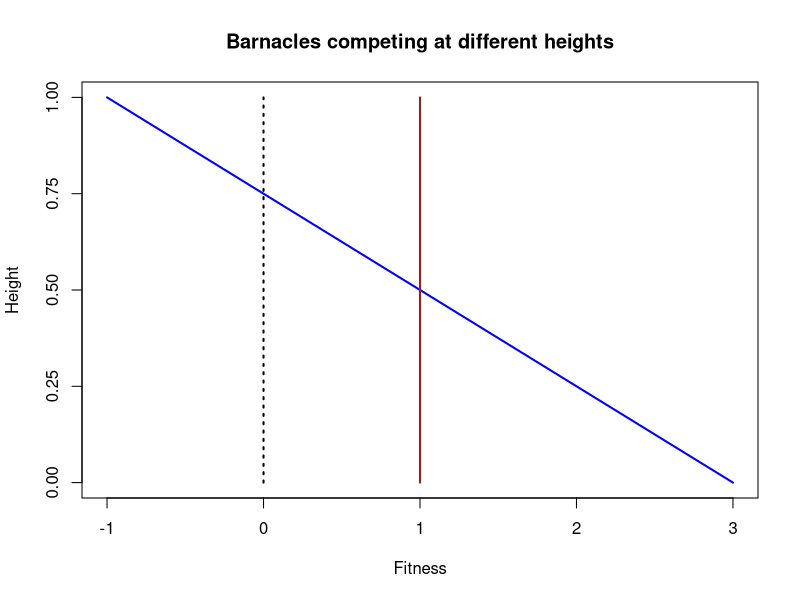
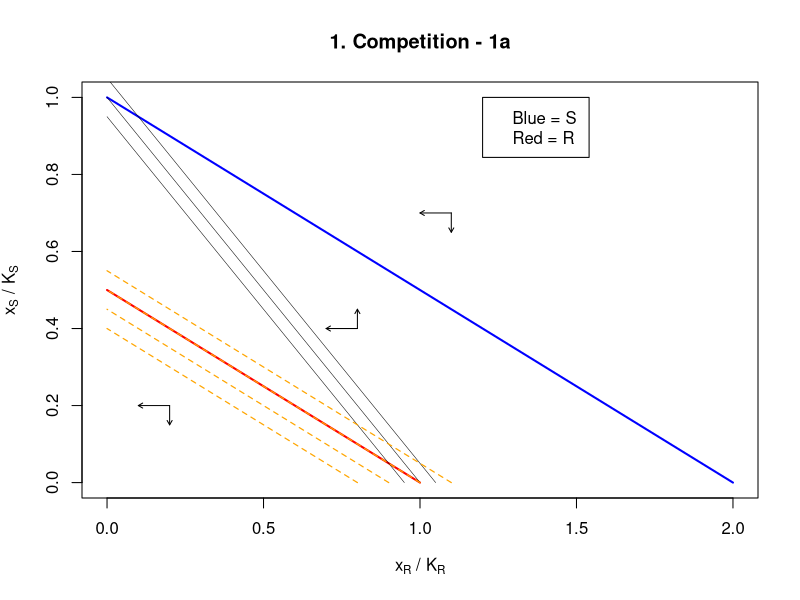
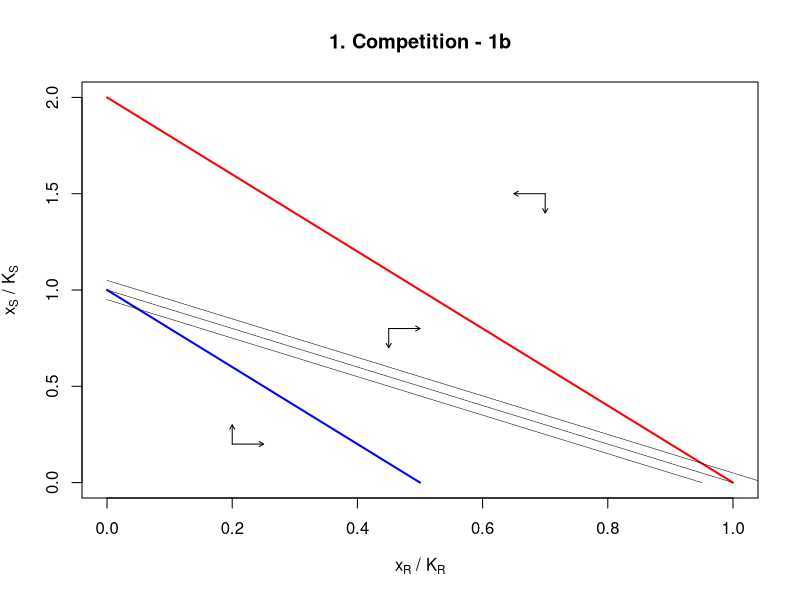
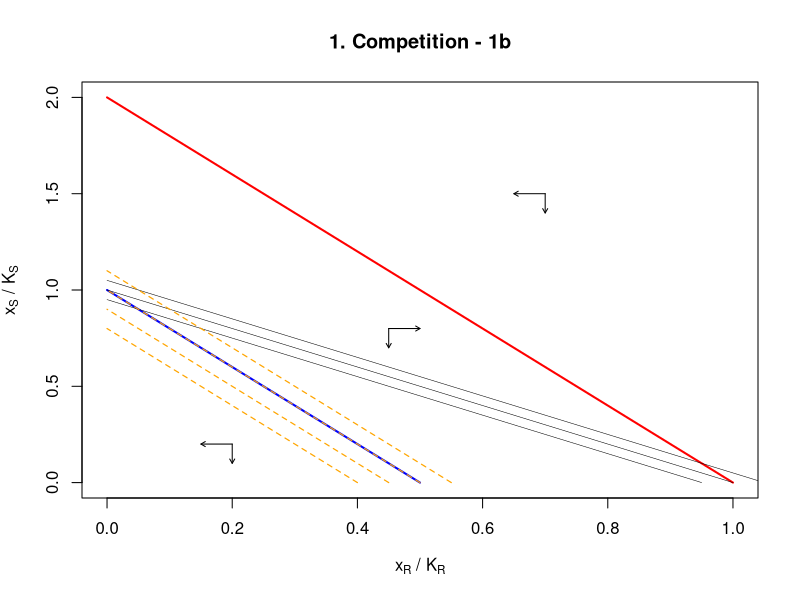
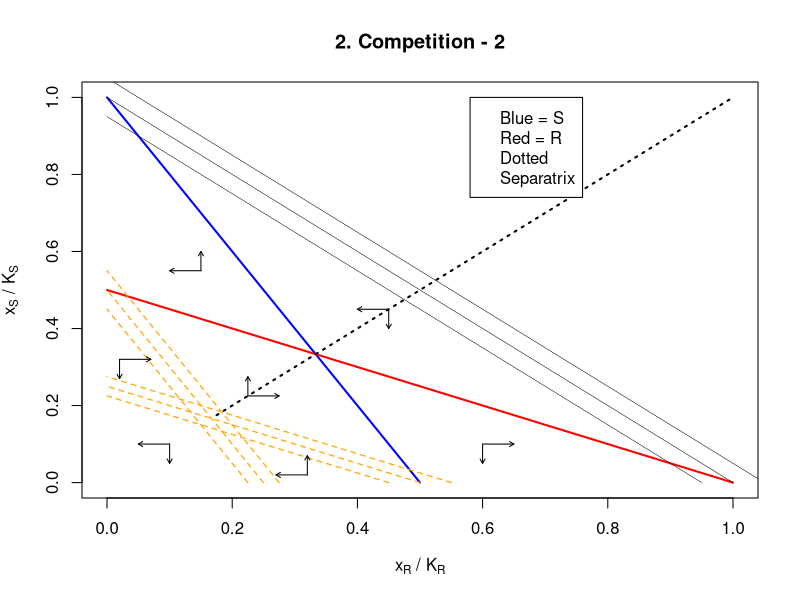
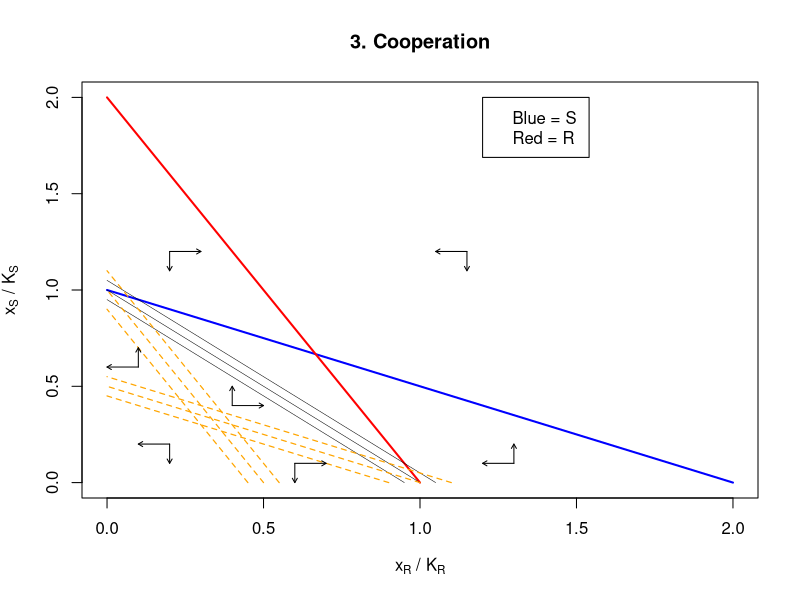
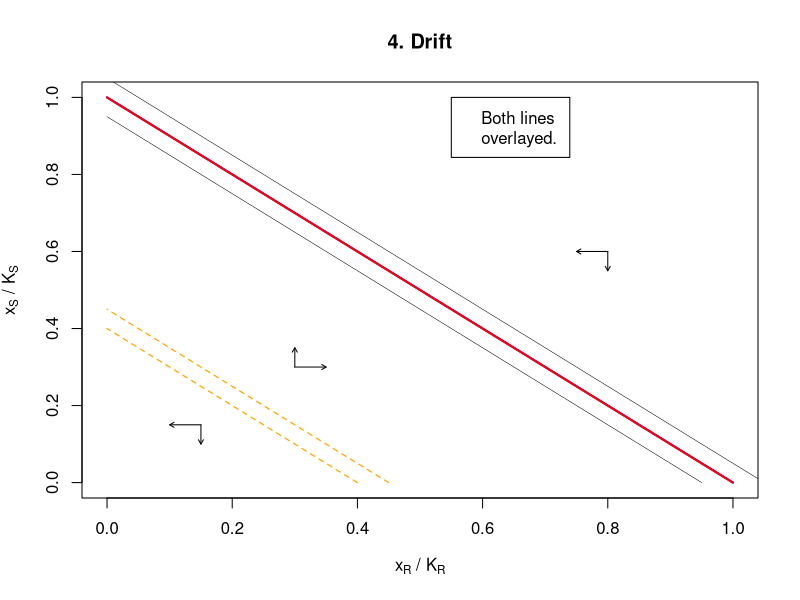
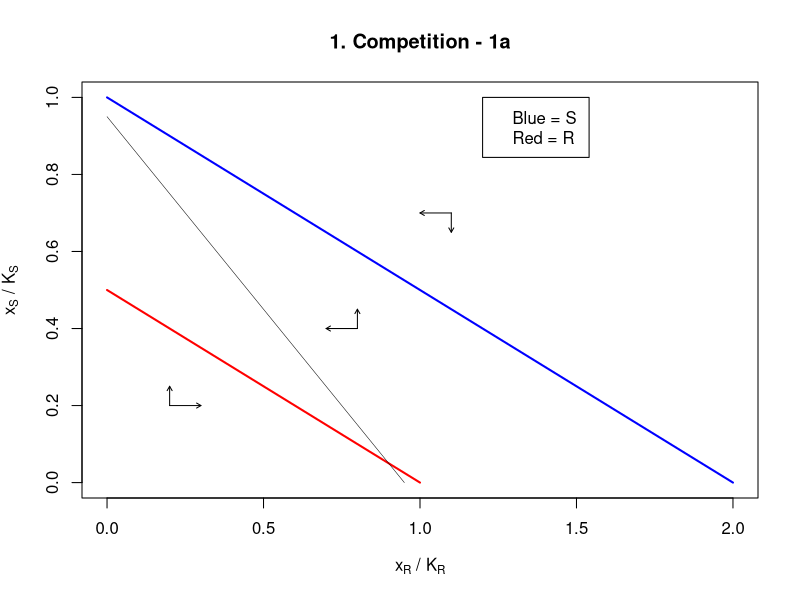

Write R code to recreate these figures, in order.
Blue=c(3,-1)
Brown=c(1,1)
Fitnessthreshold=c(0,0)
y=c(0,1)
plot(Blue,y,"l",ylab="Height",xlab="Fitness",ylim=c(0,1),col="Blue",lwd=2,yaxt='n',main='Barnacles competing at different heights')
axis(side=2, at=c(0,.25,.5,.75,1))
lines(Brown,y,"l",col="Brown4",lwd=2)
lines(Fitnessthreshold,y,"l",lty=3,lwd=2)

#Isoclines generic:
#

#Isoclines:
#Competition one:
Blue=c(2,0)
y1=c(0,1)
Red=c(1,0)
Orange=Red
y2=c(0,1/2)
plot(Blue,y1,"l",ylab=expression(paste("x" ["S"], " / K" ["S"])),xlab=expression(paste("x" ["R"], " / K" ["R"])),ylim=c(0,1),xlim=c(0,2),col="Blue",lwd=2,main='1. Competition - 1a')
#axis(side=2, at=c(0,.25,.5,.75,1))
lines(Red,y2,"l",col="Red",lwd=2)
lines(c(1,0),c(0,1),col="Black",lwd=.5)
lines(c(1.05,0),c(0,1.05),col="Black",lwd=.5)
lines(c(.95,0),c(0,.95),col="Black",lwd=.5)
lines(c(1.1,0),c(0,.55),"l",col="Orange",lwd=1.2,lty="dashed")
lines(c(1,0),c(0,.5),"l",col="Orange",lwd=1.2,lty="dashed")
lines(c(.9,0),c(0,.45),"l",col="Orange",lwd=1.2,lty="dashed")
lines(c(.8,0),c(0,.4),"l",col="Orange",lwd=1.2,lty="dashed")
legend(x=1.2,y=1,legend=c("Blue = S ","Red = R "))
#red=resistant, blue=sensitive.
#Arrows:
arrows(1.1, .7, 1.1, .65, length = 0.05, angle = 30,
       code = 2, col = par("fg"), lty = par("lty"),
       lwd = par("lwd"))
arrows(1.1, .7, 1, .7, length = 0.05, angle = 30,
       code = 2, col = par("fg"), lty = par("lty"),
       lwd = par("lwd"))
arrows(.8, .4, .8, .45, length = 0.05, angle = 30,
       code = 2, col = par("fg"), lty = par("lty"),
       lwd = par("lwd"))
arrows(.8, .4, .7, .4, length = 0.05, angle = 30,
       code = 2, col = par("fg"), lty = par("lty"),
       lwd = par("lwd"))
arrows(.2, .2, .2, .15, length = 0.05, angle = 30,
       code = 2, col = par("fg"), lty = par("lty"),
       lwd = par("lwd"))
arrows(.2, .2, .1, .2, length = 0.05, angle = 30,
       code = 2, col = par("fg"), lty = par("lty"),
       lwd = par("lwd"))

#Competition one B:
Red=c(1,0)
y1=c(0,1)
Blue=c(1/2,0)
#Orange=Blue
y2=c(0,2)
plot(Blue,y1,"l",ylab=expression(paste("x" ["S"], " / K" ["S"])),xlab=expression(paste("x" ["R"], " / K" ["R"])),ylim=c(0,2),xlim=c(0,1),col="Blue",lwd=2,main='1. Competition - 1b')
#axis(side=2, at=c(0,.25,.5,.75,1))
lines(Red,y2,"l",col="Red",lwd=2)
lines(c(1,0),c(0,1),col="Black",lwd=.5)
lines(c(1.05,0),c(0,1.05),col="Black",lwd=.5)
lines(c(.95,0),c(0,.95),col="Black",lwd=.5)
#lines(c(1.1,0),c(0,.55),"l",col="Orange",lwd=1.2,lty="dashed")
#lines(c(1,0),c(0,.5),"l",col="Orange",lwd=1.2,lty="dashed")
#lines(c(.9,0),c(0,.45),"l",col="Orange",lwd=1.2,lty="dashed")
#lines(c(.8,0),c(0,.4),"l",col="Orange",lwd=1.2,lty="dashed")
legend(x=1.2,y=1,legend=c("Blue = S ","Red = R "))
#red=resistant, blue=sensitive.
#Arrows:
arrows(.2, .2, .2, .3, length = 0.05, angle = 30,
       code = 2, col = par("fg"), lty = par("lty"),
       lwd = par("lwd"))
arrows(.2, .2, .25, .2, length = 0.05, angle = 30,
       code = 2, col = par("fg"), lty = par("lty"),
       lwd = par("lwd"))
arrows(.7, 1.5, .7, 1.4, length = 0.05, angle = 30,
       code = 2, col = par("fg"), lty = par("lty"),
       lwd = par("lwd"))
arrows(.7, 1.5, .65, 1.5, length = 0.05, angle = 30,
       code = 2, col = par("fg"), lty = par("lty"),
       lwd = par("lwd"))
arrows(.45, .8, .45, .7, length = 0.05, angle = 30,
       code = 2, col = par("fg"), lty = par("lty"),
       lwd = par("lwd"))
arrows(.45, .8, .5, .8, length = 0.05, angle = 30,
       code = 2, col = par("fg"), lty = par("lty"),
       lwd = par("lwd"))
#arrows(.2, .2, .2, .15, length = 0.05, angle = 30,
#       code = 2, col = par("fg"), lty = par("lty"),
#       lwd = par("lwd"))
#arrows(.2, .2, .1, .2, length = 0.05, angle = 30,
#       code = 2, col = par("fg"), lty = par("lty"),
#       lwd = par("lwd"))

#Competition one B - Allee:
Red=c(1,0)
y1=c(0,1)
Blue=c(1/2,0)
Orange=Blue
y2=c(0,2)
plot(Blue,y1,"l",ylab=expression(paste("x" ["S"], " / K" ["S"])),xlab=expression(paste("x" ["R"], " / K" ["R"])),ylim=c(0,2),xlim=c(0,1),col="Blue",lwd=2,main='1. Competition - 1b')
#axis(side=2, at=c(0,.25,.5,.75,1))
lines(Red,y2,"l",col="Red",lwd=2)
lines(c(1,0),c(0,1),col="Black",lwd=.5)
lines(c(1.05,0),c(0,1.05),col="Black",lwd=.5)
lines(c(.95,0),c(0,.95),col="Black",lwd=.5)
lines(c(.55,0),c(0,1.1),"l",col="Orange",lwd=1.2,lty="dashed")
lines(c(.5,0),c(0,1),"l",col="Orange",lwd=1.2,lty="dashed")
lines(c(.45,0),c(0,.9),"l",col="Orange",lwd=1.2,lty="dashed")
lines(c(.4,0),c(0,.8),"l",col="Orange",lwd=1.2,lty="dashed")
legend(x=1.2,y=1,legend=c("Blue = S ","Red = R "))
#red=resistant, blue=sensitive.
#Arrows:
#arrows(.2, .2, .2, .3, length = 0.05, angle = 30,
#       code = 2, col = par("fg"), lty = par("lty"),
#       lwd = par("lwd"))
#arrows(.2, .2, .25, .2, length = 0.05, angle = 30,
#       code = 2, col = par("fg"), lty = par("lty"),
#       lwd = par("lwd"))
arrows(.7, 1.5, .7, 1.4, length = 0.05, angle = 30,
       code = 2, col = par("fg"), lty = par("lty"),
       lwd = par("lwd"))
arrows(.7, 1.5, .65, 1.5, length = 0.05, angle = 30,
       code = 2, col = par("fg"), lty = par("lty"),
       lwd = par("lwd"))
arrows(.45, .8, .45, .7, length = 0.05, angle = 30,
       code = 2, col = par("fg"), lty = par("lty"),
       lwd = par("lwd"))
arrows(.45, .8, .5, .8, length = 0.05, angle = 30,
       code = 2, col = par("fg"), lty = par("lty"),
       lwd = par("lwd"))
arrows(.2, .2, .2, .1, length = 0.05, angle = 30,
       code = 2, col = par("fg"), lty = par("lty"),
       lwd = par("lwd"))
arrows(.2, .2, .15, .2, length = 0.05, angle = 30,
       code = 2, col = par("fg"), lty = par("lty"),
       lwd = par("lwd"))


#Competition two:
Blue=c(1/2,0)
y1=c(0,1)
Red=c(1,0)
y2=c(0,1/2)
plot(Blue,y1,"l",ylab=expression(paste("x" ["S"], " / K" ["S"])),xlab=expression(paste("x" ["R"], " / K" ["R"])),ylim=c(0,1),xlim=c(0,1),col="Blue",lwd=2,main='2. Competition - 2')
#axis(side=2, at=c(0,.25,.5,.75,1))
lines(Red,y2,"l",col="Red",lwd=2)
lines(c(1,0),c(0,1),col="Black",lwd=.5)
lines(c(1.05,0),c(0,1.05),col="Black",lwd=.5)
lines(c(.95,0),c(0,.95),col="Black",lwd=.5)
lines(c(.25,0),c(0,.5),col="Orange",lwd=1.2,lty="dashed")
lines(c(.275,0),c(0,.55),col="Orange",lwd=1.2,lty="dashed")
lines(c(.225,0),c(0,.45),col="Orange",lwd=1.2,lty="dashed")
lines(c(.5,0),c(0,.25),col="Orange",lwd=1.2,lty="dashed")
lines(c(.55,0),c(0,.275),col="Orange",lwd=1.2,lty="dashed")
lines(c(.45,0),c(0,.225),col="Orange",lwd=1.2,lty="dashed")
Dotted=c(0.175,1)
y3=c(0.175,1)
lines(Dotted,y3,"l",lty=3,lwd=2)
Dotted2=c(0,.33)
#y4=c(0.33,0)
#lines(Dotted2,y4,"l",lty=3,lwd=2)
#curve(Dotted2).....
legend(x=0.58,y=1,legend=c("Blue = S","Red = R","Dotted","Separatrix"))
#red=resistant, blue=sensitive.
#Arrows:
arrows(.225, .225, .225, .275, length = 0.05, angle = 30,
       code = 2, col = par("fg"), lty = par("lty"),
       lwd = par("lwd"))
arrows(.225, .225, .275, .225, length = 0.05, angle = 30,
       code = 2, col = par("fg"), lty = par("lty"),
       lwd = par("lwd"))
arrows(.45, .45, .45, .4, length = 0.05, angle = 30,
       code = 2, col = par("fg"), lty = par("lty"),
       lwd = par("lwd"))
arrows(.45, .45, .4, .45, length = 0.05, angle = 30,
       code = 2, col = par("fg"), lty = par("lty"),
       lwd = par("lwd"))
arrows(.15, .55, .15, .6, length = 0.05, angle = 30,
       code = 2, col = par("fg"), lty = par("lty"),
       lwd = par("lwd"))
arrows(.15, .55, .1, .55, length = 0.05, angle = 30,
       code = 2, col = par("fg"), lty = par("lty"),
       lwd = par("lwd"))
arrows(.6, .1, .65, .1, length = 0.05, angle = 30,
       code = 2, col = par("fg"), lty = par("lty"),
       lwd = par("lwd"))
arrows(.6, .1, .6, .05, length = 0.05, angle = 30,
       code = 2, col = par("fg"), lty = par("lty"),
       lwd = par("lwd"))
arrows(.1, .1, .05, .1, length = 0.05, angle = 30,
       code = 2, col = par("fg"), lty = par("lty"),
       lwd = par("lwd"))
arrows(.1, .1, .1, .05, length = 0.05, angle = 30,
       code = 2, col = par("fg"), lty = par("lty"),
       lwd = par("lwd"))
#Effect is extra purification!.
arrows(.32, .02, .32, .07, length = 0.05, angle = 30,
       code = 2, col = par("fg"), lty = par("lty"),
       lwd = par("lwd"))
arrows(.32, .02, .27, .02, length = 0.05, angle = 30,
       code = 2, col = par("fg"), lty = par("lty"),
       lwd = par("lwd"))
arrows(.02, .32, .07, .32, length = 0.05, angle = 30,
       code = 2, col = par("fg"), lty = par("lty"),
       lwd = par("lwd"))
arrows(.02, .32, .02, .27, length = 0.05, angle = 30,
       code = 2, col = par("fg"), lty = par("lty"),
       lwd = par("lwd"))


#Cooperation:
Blue=c(2,0)
y1=c(0,1)
Red=c(1,0)
y2=c(0,2)
plot(Blue,y1,"l",ylab=expression(paste("x" ["S"], " / K" ["S"])),xlab=expression(paste("x" ["R"], " / K" ["R"])),ylim=c(0,2),xlim=c(0,2),col="Blue",lwd=2,main='3. Cooperation')
#axis(side=2, at=c(0,.25,.5,.75,1))
lines(Red,y2,"l",col="Red",lwd=2)
lines(c(1,0),c(0,1),col="Black",lwd=.5)
lines(c(1.05,0),c(0,1.05),col="Black",lwd=.5)
lines(c(.95,0),c(0,.95),col="Black",lwd=.5)
legend(x=1.2,y=2,legend=c("Blue = S ","Red = R "))
#red=resistant, blue=sensitive.
#Orange dotted:
lines(c(.5,0),c(0,1),col="Orange",lwd=1.2,lty="dashed")
lines(c(.55,0),c(0,1.1),col="Orange",lwd=1.2,lty="dashed")
lines(c(.45,0),c(0,.9),col="Orange",lwd=1.2,lty="dashed")
lines(c(1,0),c(0,.5),col="Orange",lwd=1.2,lty="dashed")
lines(c(1.1,0),c(0,.55),col="Orange",lwd=1.2,lty="dashed")
lines(c(.9,0),c(0,.45),col="Orange",lwd=1.2,lty="dashed")
#Arrows:
arrows(.4, .4, .5, .4, length = 0.05, angle = 30,
       code = 2, col = par("fg"), lty = par("lty"),
       lwd = par("lwd"))
arrows(.4, .4, .4, .5, length = 0.05, angle = 30,
       code = 2, col = par("fg"), lty = par("lty"),
       lwd = par("lwd"))
arrows(1.15, 1.2, 1.05, 1.2, length = 0.05, angle = 30,
       code = 2, col = par("fg"), lty = par("lty"),
       lwd = par("lwd"))
arrows(1.15, 1.2, 1.15, 1.1, length = 0.05, angle = 30,
       code = 2, col = par("fg"), lty = par("lty"),
       lwd = par("lwd"))
arrows(.2, 1.2, .3, 1.2, length = 0.05, angle = 30,
       code = 2, col = par("fg"), lty = par("lty"),
       lwd = par("lwd"))
arrows(.2, 1.2, .2, 1.1, length = 0.05, angle = 30,
       code = 2, col = par("fg"), lty = par("lty"),
       lwd = par("lwd"))
arrows(1.3, .1, 1.3, .2, length = 0.05, angle = 30,
       code = 2, col = par("fg"), lty = par("lty"),
       lwd = par("lwd"))
arrows(1.3, .1, 1.2, .1, length = 0.05, angle = 30,
       code = 2, col = par("fg"), lty = par("lty"),
       lwd = par("lwd"))
##
arrows(.2, .2, .1, .2, length = 0.05, angle = 30,
       code = 2, col = par("fg"), lty = par("lty"),
       lwd = par("lwd"))
arrows(.2, .2, .2, .1, length = 0.05, angle = 30,
       code = 2, col = par("fg"), lty = par("lty"),
       lwd = par("lwd"))
arrows(.6, .1, .7, .1, length = 0.05, angle = 30,
       code = 2, col = par("fg"), lty = par("lty"),
       lwd = par("lwd"))
arrows(.6, .1, .6, .0, length = 0.05, angle = 30,
       code = 2, col = par("fg"), lty = par("lty"),
       lwd = par("lwd"))
arrows(.1, .6, .1, .7, length = 0.05, angle = 30,
       code = 2, col = par("fg"), lty = par("lty"),
       lwd = par("lwd"))
arrows(.1, .6, 0, .6, length = 0.05, angle = 30,
       code = 2, col = par("fg"), lty = par("lty"),
       lwd = par("lwd"))

##

#Drift:
Blue=c(1,0)
y1=c(0,1)
Red=c(1,0)
y2=c(0,1)
plot(Blue,y1,"l",ylab=expression(paste("x" ["S"], " / K" ["S"])),xlab=expression(paste("x" ["R"], " / K" ["R"])),ylim=c(0,1),xlim=c(0,1),col="Blue",lwd=2,main='4. Drift') #Introduce transparancy.
#axis(side=2, at=c(0,.25,.5,.75,1))
lines(Red,y2,"l",col="Red",lwd=2)
#lines(c(1,0),c(0,1),col="Black",lwd=.5)
lines(c(1.05,0),c(0,1.05),col="Black",lwd=.5)
lines(c(.95,0),c(0,.95),col="Black",lwd=.5)
legend(x=0.55,y=1,legend=c("Both lines ","overlayed. "))
#red=resistant, blue=sensitive.
#Arrows:
arrows(.3, .3, .3, .35, length = 0.05, angle = 30,
       code = 2, col = par("fg"), lty = par("lty"),
       lwd = par("lwd"))
arrows(.3, .3, .35, .3, length = 0.05, angle = 30,
       code = 2, col = par("fg"), lty = par("lty"),
       lwd = par("lwd"))
arrows(.8, .6, .8, .55, length = 0.05, angle = 30,
       code = 2, col = par("fg"), lty = par("lty"),
       lwd = par("lwd"))
arrows(.8, .6, .75, .6, length = 0.05, angle = 30,
       code = 2, col = par("fg"), lty = par("lty"),
       lwd = par("lwd"))
#
lines(c(.4,0),c(0,.4),col="Orange",lwd=1.2,lty="dashed")
lines(c(.45,0),c(0,.45),col="Orange",lwd=1.2,lty="dashed")
#
arrows(.15, .15, .15, .1, length = 0.05, angle = 30,
       code = 2, col = par("fg"), lty = par("lty"),
       lwd = par("lwd"))
arrows(.15, .15, .1, .15, length = 0.05, angle = 30,
       code = 2, col = par("fg"), lty = par("lty"),
       lwd = par("lwd"))

#Now I have to insert arrow pairs per region and K_s/alpha_xy on the axes!.

##Illustrative examples 1-9
#----#
##IE1:
#Competition one:
Blue=c(2,0)
y1=c(0,1)
Red=c(1,0)
Orange=Red
y2=c(0,1/2)
plot(Blue,y1,"l",ylab=expression(paste("x" ["S"], " / K" ["S"])),xlab=expression(paste("x" ["R"], " / K" ["R"])),ylim=c(0,1),xlim=c(0,2),col="Blue",lwd=2,main='1. Competition - 1a')
#axis(side=2, at=c(0,.25,.5,.75,1))
lines(Red,y2,"l",col="Red",lwd=2)
#lines(c(1,0),c(0,1),col="Black",lwd=.5)
#lines(c(1.05,0),c(0,1.05),col="Black",lwd=.5)
lines(c(.95,0),c(0,.95),col="Black",lwd=.5)
#lines(c(1.1,0),c(0,.55),"l",col="Orange",lwd=1.2,lty="dashed")
#lines(c(1,0),c(0,.5),"l",col="Orange",lwd=1.2,lty="dashed")
#lines(c(.9,0),c(0,.45),"l",col="Orange",lwd=1.2,lty="dashed")
#lines(c(.8,0),c(0,.4),"l",col="Orange",lwd=1.2,lty="dashed")
legend(x=1.2,y=1,legend=c("Blue = S ","Red = R "))
#red=resistant, blue=sensitive.
#Arrows:
arrows(1.1, .7, 1.1, .65, length = 0.05, angle = 30,
       code = 2, col = par("fg"), lty = par("lty"),
       lwd = par("lwd"))
arrows(1.1, .7, 1, .7, length = 0.05, angle = 30,
       code = 2, col = par("fg"), lty = par("lty"),
       lwd = par("lwd"))
arrows(.8, .4, .8, .45, length = 0.05, angle = 30,
       code = 2, col = par("fg"), lty = par("lty"),
       lwd = par("lwd"))
arrows(.8, .4, .7, .4, length = 0.05, angle = 30,
       code = 2, col = par("fg"), lty = par("lty"),
       lwd = par("lwd"))
arrows(.2, .2, .2, .25, length = 0.05, angle = 30,
       code = 2, col = par("fg"), lty = par("lty"),
       lwd = par("lwd"))
arrows(.2, .2, .3, .2, length = 0.05, angle = 30,
       code = 2, col = par("fg"), lty = par("lty"),
       lwd = par("lwd"))
#Insert the dynamics, and lethal parts!

#----#
##IE2:
#Competition two:
Blue=c(.6,0)
y1=c(0,1)
Red=c(1,0)
y2=c(0,.4)
plot(Blue,y1,"l",ylab=expression(paste("x" ["S"], " / K" ["S"])),xlab=expression(paste("x" ["R"], " / K" ["R"])),ylim=c(0,1),xlim=c(0,1),col="Blue",lwd=2,main='2. Competition - 2')
#axis(side=2, at=c(0,.25,.5,.75,1))
lines(Red,y2,"l",col="Red",lwd=2)
lines(c(.95,0),c(0,.95),col="Black",lwd=.5)
Dotted=c(0,1)
y3=c(0,.45)
lines(Dotted,y3,"l",lty=3,lwd=2)
legend(x=0.58,y=1,legend=c("Blue = S","Red = R","Dotted","Separatrix"))
#red=resistant, blue=sensitive.
#Arrows:
arrows(.22, .1, .22, .15, length = 0.05, angle = 30,
       code = 2, col = par("fg"), lty = par("lty"),
       lwd = par("lwd"))
arrows(.22, .1, .27, .1, length = 0.05, angle = 30,
       code = 2, col = par("fg"), lty = par("lty"),
       lwd = par("lwd"))
arrows(.92, .42, .92, .37, length = 0.05, angle = 30,
       code = 2, col = par("fg"), lty = par("lty"),
       lwd = par("lwd"))
arrows(.92, .42, .87, .42, length = 0.05, angle = 30,
       code = 2, col = par("fg"), lty = par("lty"),
       lwd = par("lwd"))
arrows(.15, .55, .15, .6, length = 0.05, angle = 30,
       code = 2, col = par("fg"), lty = par("lty"),
       lwd = par("lwd"))
arrows(.15, .55, .1, .55, length = 0.05, angle = 30,
       code = 2, col = par("fg"), lty = par("lty"),
       lwd = par("lwd"))
arrows(.6, .1, .65, .1, length = 0.05, angle = 30,
       code = 2, col = par("fg"), lty = par("lty"),
       lwd = par("lwd"))
arrows(.6, .1, .6, .05, length = 0.05, angle = 30,
       code = 2, col = par("fg"), lty = par("lty"),
       lwd = par("lwd"))
#Insert the dynamics, and lower type R's BoA!

#----#
#IE3:
#Competition one:
Blue=c(2,0)
y1=c(0,1)
Red=c(1,0)
Orange=Red
y2=c(0,1/2)
plot(Blue,y1,"l",ylab=expression(paste("x" ["S"], " / K" ["S"])),xlab=expression(paste("x" ["R"], " / K" ["R"])),ylim=c(0,1),xlim=c(0,2),col="Blue",lwd=2,main='1. Competition - 1a')
#axis(side=2, at=c(0,.25,.5,.75,1))
lines(Red,y2,"l",col="Red",lwd=2)
#lines(c(1,0),c(0,1),col="Black",lwd=.5)
#lines(c(1.05,0),c(0,1.05),col="Black",lwd=.5)
lines(c(.95,0),c(0,.95),col="Black",lwd=.5)
#lines(c(1.1,0),c(0,.55),"l",col="Orange",lwd=1.2,lty="dashed")
#lines(c(1,0),c(0,.5),"l",col="Orange",lwd=1.2,lty="dashed")
#lines(c(.9,0),c(0,.45),"l",col="Orange",lwd=1.2,lty="dashed")
lines(c(.8,0),c(0,.4),"l",col="Orange",lwd=1.2,lty="dashed")
legend(x=1.2,y=1,legend=c("Blue = S ","Red = R "))
#red=resistant, blue=sensitive.
#Arrows:
arrows(1.1, .7, 1.1, .65, length = 0.05, angle = 30,
       code = 2, col = par("fg"), lty = par("lty"),
       lwd = par("lwd"))
arrows(1.1, .7, 1, .7, length = 0.05, angle = 30,
       code = 2, col = par("fg"), lty = par("lty"),
       lwd = par("lwd"))
arrows(.8, .4, .8, .45, length = 0.05, angle = 30,
       code = 2, col = par("fg"), lty = par("lty"),
       lwd = par("lwd"))
arrows(.8, .4, .7, .4, length = 0.05, angle = 30,
       code = 2, col = par("fg"), lty = par("lty"),
       lwd = par("lwd"))
arrows(.2, .2, .2, .15, length = 0.05, angle = 30,
       code = 2, col = par("fg"), lty = par("lty"),
       lwd = par("lwd"))
arrows(.2, .2, .3, .2, length = 0.05, angle = 30,
       code = 2, col = par("fg"), lty = par("lty"),
       lwd = par("lwd"))

#----#
#IE4:
#Competition two:
Blue=c(.6,0)
y1=c(0,1)
Red=c(1,0)
y2=c(0,.4)
plot(Blue,y1,"l",ylab=expression(paste("x" ["S"], " / K" ["S"])),xlab=expression(paste("x" ["R"], " / K" ["R"])),ylim=c(0,1),xlim=c(0,1),col="Blue",lwd=2,main='2. Competition - 2')
#axis(side=2, at=c(0,.25,.5,.75,1))
lines(Red,y2,"l",col="Red",lwd=2)
lines(c(.6,0),c(0,.6),col="Black",lwd=.5)
Dotted=c(0,1)
y3=c(0,.45)
lines(Dotted,y3,"l",lty=3,lwd=2)
legend(x=0.58,y=1,legend=c("Blue = S","Red = R","Dotted","Separatrix"))
#red=resistant, blue=sensitive.
#Arrows:
arrows(.22, .1, .22, .15, length = 0.05, angle = 30,
       code = 2, col = par("fg"), lty = par("lty"),
       lwd = par("lwd"))
arrows(.22, .1, .27, .1, length = 0.05, angle = 30,
       code = 2, col = par("fg"), lty = par("lty"),
       lwd = par("lwd"))
arrows(.92, .42, .92, .37, length = 0.05, angle = 30,
       code = 2, col = par("fg"), lty = par("lty"),
       lwd = par("lwd"))
arrows(.92, .42, .87, .42, length = 0.05, angle = 30,
       code = 2, col = par("fg"), lty = par("lty"),
       lwd = par("lwd"))
arrows(.15, .55, .15, .6, length = 0.05, angle = 30,
       code = 2, col = par("fg"), lty = par("lty"),
       lwd = par("lwd"))
arrows(.15, .55, .1, .55, length = 0.05, angle = 30,
       code = 2, col = par("fg"), lty = par("lty"),
       lwd = par("lwd"))
arrows(.6, .1, .65, .1, length = 0.05, angle = 30,
       code = 2, col = par("fg"), lty = par("lty"),
       lwd = par("lwd"))
arrows(.6, .1, .6, .05, length = 0.05, angle = 30,
       code = 2, col = par("fg"), lty = par("lty"),
       lwd = par("lwd"))
#Insert the dynamics, and lower type R's BoA!

#----#
#IE5:
#Cooperation:
Blue=c(2,0)
y1=c(0,1)
Red=c(1,0)
y2=c(0,2)
plot(Blue,y1,"l",ylab=expression(paste("x" ["S"], " / K" ["S"])),xlab=expression(paste("x" ["R"], " / K" ["R"])),ylim=c(0,2),xlim=c(0,2),col="Blue",lwd=2,main='3. Cooperation')
#axis(side=2, at=c(0,.25,.5,.75,1))
lines(Red,y2,"l",col="Red",lwd=2)
legend(x=1.2,y=2,legend=c("Blue = S ","Red = R "))
lines(c(1.6,0),c(0,1.6),col="Black",lwd=.5)
#red=resistant, blue=sensitive.
#Arrows:
arrows(.3, .3, .4, .3, length = 0.05, angle = 30,
       code = 2, col = par("fg"), lty = par("lty"),
       lwd = par("lwd"))
arrows(.3, .3, .3, .4, length = 0.05, angle = 30,
       code = 2, col = par("fg"), lty = par("lty"),
       lwd = par("lwd"))
arrows(1.15, 1.2, 1.05, 1.2, length = 0.05, angle = 30,
       code = 2, col = par("fg"), lty = par("lty"),
       lwd = par("lwd"))
arrows(1.15, 1.2, 1.15, 1.1, length = 0.05, angle = 30,
       code = 2, col = par("fg"), lty = par("lty"),
       lwd = par("lwd"))
arrows(.2, 1.2, .3, 1.2, length = 0.05, angle = 30,
       code = 2, col = par("fg"), lty = par("lty"),
       lwd = par("lwd"))
arrows(.2, 1.2, .2, 1.1, length = 0.05, angle = 30,
       code = 2, col = par("fg"), lty = par("lty"),
       lwd = par("lwd"))
arrows(1.3, .1, 1.3, .2, length = 0.05, angle = 30,
       code = 2, col = par("fg"), lty = par("lty"),
       lwd = par("lwd"))
arrows(1.3, .1, 1.2, .1, length = 0.05, angle = 30,
       code = 2, col = par("fg"), lty = par("lty"),
       lwd = par("lwd"))
#Insert the dynamics!

#----#
#IE6:
#Cooperation:
Blue=c(2,0)
y1=c(0,1)
Red=c(1,0)
y2=c(0,2)
plot(Blue,y1,"l",ylab=expression(paste("x" ["S"], " / K" ["S"])),xlab=expression(paste("x" ["R"], " / K" ["R"])),ylim=c(0,2),xlim=c(0,2),col="Blue",lwd=2,main='3. Cooperation')
#axis(side=2, at=c(0,.25,.5,.75,1))
lines(Red,y2,"l",col="Red",lwd=2)
legend(x=1.2,y=2,legend=c("Blue = S ","Red = R "))
lines(c(1.2,0),c(0,1.2),col="Black",lwd=.5)
#red=resistant, blue=sensitive.
#Arrows:
arrows(.3, .3, .4, .3, length = 0.05, angle = 30,
       code = 2, col = par("fg"), lty = par("lty"),
       lwd = par("lwd"))
arrows(.3, .3, .3, .4, length = 0.05, angle = 30,
       code = 2, col = par("fg"), lty = par("lty"),
       lwd = par("lwd"))
arrows(1.15, 1.2, 1.05, 1.2, length = 0.05, angle = 30,
       code = 2, col = par("fg"), lty = par("lty"),
       lwd = par("lwd"))
arrows(1.15, 1.2, 1.15, 1.1, length = 0.05, angle = 30,
       code = 2, col = par("fg"), lty = par("lty"),
       lwd = par("lwd"))
arrows(.2, 1.2, .3, 1.2, length = 0.05, angle = 30,
       code = 2, col = par("fg"), lty = par("lty"),
       lwd = par("lwd"))
arrows(.2, 1.2, .2, 1.1, length = 0.05, angle = 30,
       code = 2, col = par("fg"), lty = par("lty"),
       lwd = par("lwd"))
arrows(1.3, .1, 1.3, .2, length = 0.05, angle = 30,
       code = 2, col = par("fg"), lty = par("lty"),
       lwd = par("lwd"))
arrows(1.3, .1, 1.2, .1, length = 0.05, angle = 30,
       code = 2, col = par("fg"), lty = par("lty"),
       lwd = par("lwd"))
#Insert the dynamics!

##----# ##Not relevant enough !?..
##IE7:
##Drift:
#Blue=c(1,0)
#y1=c(0,1)
#Red=c(1,0)
#y2=c(0,1)
#plot(Blue,y1,"l",ylab=expression("x"[S]),xlab=expression("x"[R]),ylim=c(0,1),xlim=c(0,1),col="Blue",lwd=2,main='Drift') #Introduce transparancy.
##axis(side=2, at=c(0,.25,.5,.75,1))
#lines(Red,y2,"l",col="Red",lwd=2)
#lines(c(.95,0),c(0,.95),col="Black",lwd=.5)
#legend(x=0.55,y=1,legend=c("Both lines ","overlayed. "))
##red=resistant, blue=sensitive.
##Arrows:
#arrows(.25, .25, .25, .3, length = 0.05, angle = 30,
#       code = 2, col = par("fg"), lty = par("lty"),
#       lwd = par("lwd"))
#arrows(.25, .25, .3, .25, length = 0.05, angle = 30,
#       code = 2, col = par("fg"), lty = par("lty"),
#       lwd = par("lwd"))
#arrows(.8, .6, .8, .55, length = 0.05, angle = 30,
#       code = 2, col = par("fg"), lty = par("lty"),
#       lwd = par("lwd"))
#arrows(.8, .6, .75, .6, length = 0.05, angle = 30,
#       code = 2, col = par("fg"), lty = par("lty"),
#       lwd = par("lwd"))

##----#
##IE8: ### NOT REALISTIC AND THUS NOT RELEVANT - THE ALEE IS WITH THE WRONG TYPE.
##Competition 1B + 1 Allee:
#Red=c(1,0)
#y1=c(0,1)
#Blue=c(1/2,0)
#Orange=Blue
#y2=c(0,2)
#plot(Blue,y1,"l",ylab=expression(paste("x" ["S"], " / K" ["S"])),xlab=expression(paste("x" ["R"], " / K" ["R"])),ylim=c(0,2),xlim=c(0,1),col="Blue",lwd=2,main='1. Competition - 1b')
##axis(side=2, at=c(0,.25,.5,.75,1))
#lines(Red,y2,"l",col="Red",lwd=2)
#lines(c(1,0),c(0,1),col="Black",lwd=.5)
##lines(c(1.05,0),c(0,1.05),col="Black",lwd=.5)
##lines(c(.95,0),c(0,.95),col="Black",lwd=.5)
##lines(c(.55,0),c(0,1.1),"l",col="Orange",lwd=1.2,lty="dashed")
##lines(c(.5,0),c(0,1),"l",col="Orange",lwd=1.2,lty="dashed")
##lines(c(.45,0),c(0,.9),"l",col="Orange",lwd=1.2,lty="dashed")
#lines(c(.49,0),c(0,.98),"l",col="Orange",lwd=1.2,lty="dashed")
#legend(x=1.2,y=1,legend=c("Blue = S ","Red = R "))
##red=resistant, blue=sensitive.
##Arrows:
##arrows(.2, .2, .2, .3, length = 0.05, angle = 30,
##       code = 2, col = par("fg"), lty = par("lty"),
##       lwd = par("lwd"))
##arrows(.2, .2, .25, .2, length = 0.05, angle = 30,
##       code = 2, col = par("fg"), lty = par("lty"),
##       lwd = par("lwd"))
#arrows(.7, 1.5, .7, 1.4, length = 0.05, angle = 30,
#       code = 2, col = par("fg"), lty = par("lty"),
#       lwd = par("lwd"))
#arrows(.7, 1.5, .65, 1.5, length = 0.05, angle = 30,
#       code = 2, col = par("fg"), lty = par("lty"),
#       lwd = par("lwd"))
#arrows(.45, .8, .45, .7, length = 0.05, angle = 30,
#       code = 2, col = par("fg"), lty = par("lty"),
#       lwd = par("lwd"))
#arrows(.45, .8, .5, .8, length = 0.05, angle = 30,
#       code = 2, col = par("fg"), lty = par("lty"),
#       lwd = par("lwd"))
#arrows(.2, .2, .2, .3, length = 0.05, angle = 30,
#       code = 2, col = par("fg"), lty = par("lty"),
#       lwd = par("lwd"))
#arrows(.2, .2, .15, .2, length = 0.05, angle = 30,
#       code = 2, col = par("fg"), lty = par("lty"),
#       lwd = par("lwd"))
##Insert the dynamics, and lethal parts!

##----#
##IE9: ### MISTAKEN THERE IS NOT SPIRALLING!!!.
##Cooperation + 1 Allee:
##Three phased cure
#Blue=c(2,0)
#y1=c(0,1)
#Red=c(1,0)
#y2=c(0,2)
#plot(Blue,y1,"l",ylab=expression("x"[S]),xlab=expression("x"[R]),ylim=c(0,2),xlim=c(0,2),col="Blue",lwd=2,main='3. Cooperation')
##axis(side=2, at=c(0,.25,.5,.75,1))
#lines(Red,y2,"l",col="Red",lwd=2)
#legend(x=1.2,y=2,legend=c("Blue = S ","Red = R "))
#lines(c(2,0),c(0,2),col="Black",lwd=.5)
##red=resistant, blue=sensitive.
##Orange dotted:
#lines(c(.6,0),c(0,1.2),col="Orange",lwd=1.2,lty="dashed")
##Arrows:
#arrows(.4, .4, .5, .4, length = 0.05, angle = 30,
#       code = 2, col = par("fg"), lty = par("lty"),
#       lwd = par("lwd"))
#arrows(.4, .4, .4, .5, length = 0.05, angle = 30,
#       code = 2, col = par("fg"), lty = par("lty"),
#       lwd = par("lwd"))
#arrows(1.15, 1.2, 1.05, 1.2, length = 0.05, angle = 30,
#       code = 2, col = par("fg"), lty = par("lty"),
#       lwd = par("lwd"))
#arrows(1.15, 1.2, 1.15, 1.1, length = 0.05, angle = 30,
#       code = 2, col = par("fg"), lty = par("lty"),
#       lwd = par("lwd"))
#arrows(.2, 1.2, .3, 1.2, length = 0.05, angle = 30,
#       code = 2, col = par("fg"), lty = par("lty"),
#       lwd = par("lwd"))
#arrows(.2, 1.2, .2, 1.1, length = 0.05, angle = 30,
#       code = 2, col = par("fg"), lty = par("lty"),
#       lwd = par("lwd"))
#arrows(1.3, .1, 1.3, .2, length = 0.05, angle = 30,
#       code = 2, col = par("fg"), lty = par("lty"),
#       lwd = par("lwd"))
#arrows(1.3, .1, 1.2, .1, length = 0.05, angle = 30,
#       code = 2, col = par("fg"), lty = par("lty"),
#       lwd = par("lwd"))
###
##arrows(.2, .2, .1, .2, length = 0.05, angle = 30,
##       code = 2, col = par("fg"), lty = par("lty"),
##       lwd = par("lwd"))
##arrows(.2, .2, .2, .1, length = 0.05, angle = 30,
##       code = 2, col = par("fg"), lty = par("lty"),
##       lwd = par("lwd"))
##arrows(.6, .1, .7, .1, length = 0.05, angle = 30,
##       code = 2, col = par("fg"), lty = par("lty"),
##       lwd = par("lwd"))
##arrows(.6, .1, .6, .0, length = 0.05, angle = 30,
##       code = 2, col = par("fg"), lty = par("lty"),
##       lwd = par("lwd"))
#arrows(.2, .3, .2, .4, length = 0.05, angle = 30,
#       code = 2, col = par("fg"), lty = par("lty"),
#       lwd = par("lwd"))
#arrows(.2, .3, .1, .3, length = 0.05, angle = 30,
#       code = 2, col = par("fg"), lty = par("lty"),
#       lwd = par("lwd"))
#arrows(.05, 1.09, .05, 1.05, length = 0.025, angle = 30,
#       code = 2, col = par("fg"), lty = par("lty"),
#       lwd = par("lwd"))
#arrows(.05, 1.1, .0045, 1.1, length = 0.025, angle = 30,
#       code = 2, col = par("fg"), lty = par("lty"),
#       lwd = par("lwd"))
##Insert the dynamics!